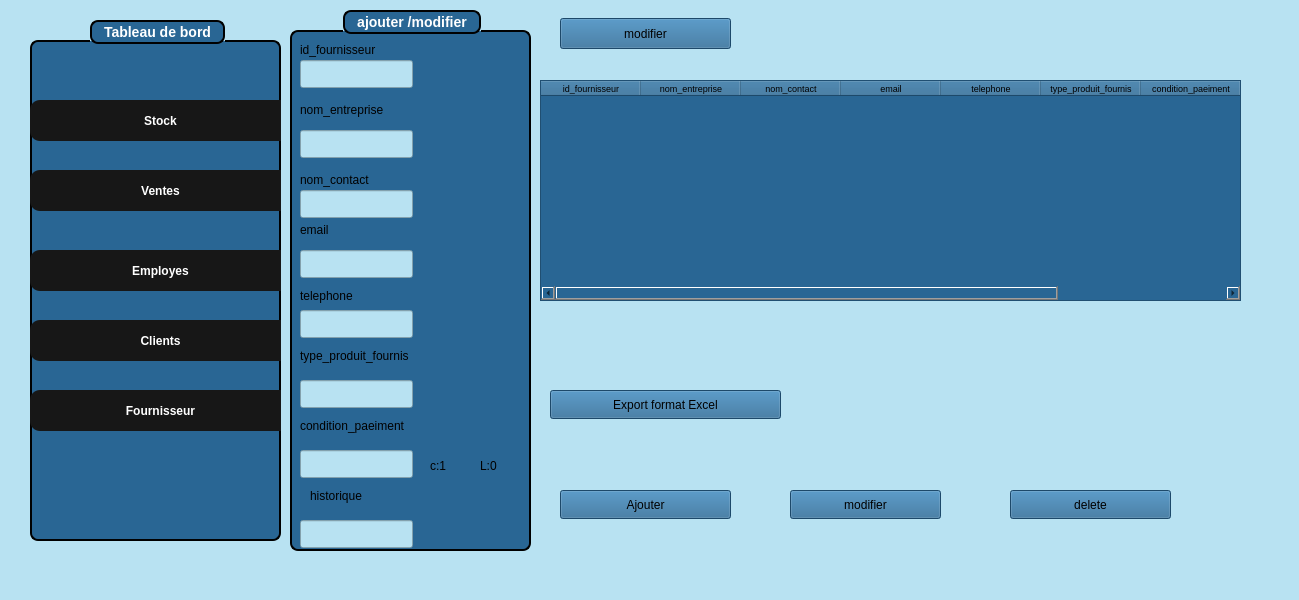
<?xml version="1.0" encoding="UTF-8"?>
<ui version="4.0">
 <class>FournisseurWindow</class>
 <widget class="QMainWindow" name="FournisseurWindow">
  <property name="geometry">
   <rect>
    <x>0</x>
    <y>0</y>
    <width>1299</width>
    <height>600</height>
   </rect>
  </property>
  <property name="windowTitle">
   <string>Gestion des Fournisseurs</string>
  </property>
  <property name="styleSheet">
   <string notr="true">background-color: rgb(184, 226, 242);</string>
  </property>
  <widget class="QWidget" name="centralwidget">
   <widget class="QStackedWidget" name="stackedWidget">
    <property name="geometry">
     <rect>
      <x>290</x>
      <y>-10</y>
      <width>951</width>
      <height>591</height>
     </rect>
    </property>
    <property name="currentIndex">
     <number>0</number>
    </property>
    <widget class="QWidget" name="page">
     <widget class="QPushButton" name="pushButton_6">
      <property name="geometry">
       <rect>
        <x>260</x>
        <y>400</y>
        <width>231</width>
        <height>29</height>
       </rect>
      </property>
      <property name="styleSheet">
       <string notr="true"> background-color: rgb(41, 102, 148);</string>
      </property>
      <property name="text">
       <string>Export format Excel</string>
      </property>
     </widget>
     <widget class="QTableWidget" name="tableWidget_2">
      <property name="geometry">
       <rect>
        <x>250</x>
        <y>90</y>
        <width>701</width>
        <height>221</height>
       </rect>
      </property>
      <property name="styleSheet">
       <string notr="true"> background-color: rgb(41, 102, 148);</string>
      </property>
      <column>
       <property name="text">
        <string>id_fournisseur</string>
       </property>
       <property name="font">
        <font>
         <pointsize>7</pointsize>
        </font>
       </property>
      </column>
      <column>
       <property name="text">
        <string>nom_entreprise</string>
       </property>
       <property name="font">
        <font>
         <pointsize>7</pointsize>
        </font>
       </property>
      </column>
      <column>
       <property name="text">
        <string>nom_contact</string>
       </property>
       <property name="font">
        <font>
         <pointsize>7</pointsize>
        </font>
       </property>
      </column>
      <column>
       <property name="text">
        <string>email</string>
       </property>
       <property name="font">
        <font>
         <pointsize>7</pointsize>
        </font>
       </property>
      </column>
      <column>
       <property name="text">
        <string>telephone</string>
       </property>
       <property name="font">
        <font>
         <pointsize>7</pointsize>
        </font>
       </property>
      </column>
      <column>
       <property name="text">
        <string>type_produit_fournis</string>
       </property>
       <property name="font">
        <font>
         <pointsize>7</pointsize>
        </font>
       </property>
      </column>
      <column>
       <property name="text">
        <string>condition_paeiment</string>
       </property>
       <property name="font">
        <font>
         <pointsize>7</pointsize>
        </font>
       </property>
      </column>
      <column>
       <property name="text">
        <string>historique</string>
       </property>
       <property name="font">
        <font>
         <pointsize>7</pointsize>
        </font>
       </property>
      </column>
     </widget>
     <widget class="QPushButton" name="pushButton_ajouter">
      <property name="geometry">
       <rect>
        <x>270</x>
        <y>500</y>
        <width>171</width>
        <height>29</height>
       </rect>
      </property>
      <property name="styleSheet">
       <string notr="true"> background-color: rgb(41, 102, 148);</string>
      </property>
      <property name="text">
       <string>Ajouter</string>
      </property>
     </widget>
     <widget class="QPushButton" name="pushButton_modifier">
      <property name="geometry">
       <rect>
        <x>500</x>
        <y>500</y>
        <width>151</width>
        <height>29</height>
       </rect>
      </property>
      <property name="styleSheet">
       <string notr="true"> background-color: rgb(41, 102, 148);</string>
      </property>
      <property name="text">
       <string>modifier</string>
      </property>
     </widget>
     <widget class="QPushButton" name="pushButton_delete">
      <property name="geometry">
       <rect>
        <x>720</x>
        <y>500</y>
        <width>161</width>
        <height>29</height>
       </rect>
      </property>
      <property name="styleSheet">
       <string notr="true"> background-color: rgb(41, 102, 148);</string>
      </property>
      <property name="text">
       <string>delete</string>
      </property>
     </widget>
     <widget class="QGroupBox" name="groupBox_2">
      <property name="geometry">
       <rect>
        <x>0</x>
        <y>20</y>
        <width>241</width>
        <height>541</height>
       </rect>
      </property>
      <property name="styleSheet">
       <string notr="true">QGroupBox {
    background-color: rgb(41, 102, 148);   /* blue background */
    border: 2px solid black;               /* black border, 2px wide */
    border-radius: 8px;                    /* rounded corners */
    margin-top: 20px;                      /* space for the title */
    color: white;                          /* title text color */
    font-weight: bold;
    font-size: 14px;
}

QGroupBox::title {
 border: 2px solid black;               /* black border, 2px wide */
    border-radius: 8px;     
background-color: rgb(41, 102, 148);
    subcontrol-origin: margin;
    subcontrol-position: top center;       /* title centered */
    padding: 2px 10px;
}
</string>
      </property>
      <property name="title">
       <string>ajouter /modifier</string>
      </property>
      <widget class="QLabel" name="label">
       <property name="geometry">
        <rect>
         <x>10</x>
         <y>30</y>
         <width>111</width>
         <height>20</height>
        </rect>
       </property>
       <property name="styleSheet">
        <string notr="true"> background-color: rgb(41, 102, 148); 
</string>
       </property>
       <property name="text">
        <string>id_fournisseur</string>
       </property>
      </widget>
      <widget class="QLabel" name="label_6">
       <property name="geometry">
        <rect>
         <x>10</x>
         <y>90</y>
         <width>101</width>
         <height>20</height>
        </rect>
       </property>
       <property name="styleSheet">
        <string notr="true"> background-color: rgb(41, 102, 148); 
</string>
       </property>
       <property name="text">
        <string>nom_entreprise</string>
       </property>
      </widget>
      <widget class="QLabel" name="label_2">
       <property name="geometry">
        <rect>
         <x>10</x>
         <y>160</y>
         <width>101</width>
         <height>20</height>
        </rect>
       </property>
       <property name="styleSheet">
        <string notr="true"> background-color: rgb(41, 102, 148); 
</string>
       </property>
       <property name="text">
        <string>nom_contact</string>
       </property>
      </widget>
      <widget class="QLabel" name="label_3">
       <property name="geometry">
        <rect>
         <x>10</x>
         <y>210</y>
         <width>101</width>
         <height>20</height>
        </rect>
       </property>
       <property name="styleSheet">
        <string notr="true"> background-color: rgb(41, 102, 148); 
</string>
       </property>
       <property name="text">
        <string>email</string>
       </property>
      </widget>
      <widget class="QLabel" name="label_4">
       <property name="geometry">
        <rect>
         <x>10</x>
         <y>270</y>
         <width>161</width>
         <height>31</height>
        </rect>
       </property>
       <property name="styleSheet">
        <string notr="true"> background-color: rgb(41, 102, 148); 
</string>
       </property>
       <property name="text">
        <string>telephone</string>
       </property>
      </widget>
      <widget class="QLineEdit" name="lineEdit">
       <property name="geometry">
        <rect>
         <x>10</x>
         <y>50</y>
         <width>113</width>
         <height>28</height>
        </rect>
       </property>
       <property name="text">
        <string/>
       </property>
      </widget>
      <widget class="QLineEdit" name="lineEdit_3">
       <property name="geometry">
        <rect>
         <x>10</x>
         <y>120</y>
         <width>113</width>
         <height>28</height>
        </rect>
       </property>
       <property name="text">
        <string/>
       </property>
      </widget>
      <widget class="QLineEdit" name="lineEdit_4">
       <property name="geometry">
        <rect>
         <x>10</x>
         <y>180</y>
         <width>113</width>
         <height>28</height>
        </rect>
       </property>
       <property name="text">
        <string/>
       </property>
      </widget>
      <widget class="QLineEdit" name="lineEdit_5">
       <property name="geometry">
        <rect>
         <x>10</x>
         <y>240</y>
         <width>113</width>
         <height>28</height>
        </rect>
       </property>
       <property name="text">
        <string/>
       </property>
      </widget>
      <widget class="QLineEdit" name="lineEdit_6">
       <property name="geometry">
        <rect>
         <x>10</x>
         <y>300</y>
         <width>113</width>
         <height>28</height>
        </rect>
       </property>
       <property name="text">
        <string/>
       </property>
      </widget>
      <widget class="QLineEdit" name="lineEdit_11">
       <property name="geometry">
        <rect>
         <x>10</x>
         <y>510</y>
         <width>113</width>
         <height>28</height>
        </rect>
       </property>
       <property name="text">
        <string/>
       </property>
      </widget>
      <widget class="QLineEdit" name="lineEdit_12">
       <property name="geometry">
        <rect>
         <x>10</x>
         <y>440</y>
         <width>113</width>
         <height>28</height>
        </rect>
       </property>
       <property name="text">
        <string/>
       </property>
      </widget>
      <widget class="QLineEdit" name="lineEdit_13">
       <property name="geometry">
        <rect>
         <x>10</x>
         <y>370</y>
         <width>113</width>
         <height>28</height>
        </rect>
       </property>
       <property name="text">
        <string/>
       </property>
      </widget>
      <widget class="QLabel" name="label_11">
       <property name="geometry">
        <rect>
         <x>10</x>
         <y>330</y>
         <width>161</width>
         <height>31</height>
        </rect>
       </property>
       <property name="styleSheet">
        <string notr="true"> background-color: rgb(41, 102, 148); 
</string>
       </property>
       <property name="text">
        <string>type_produit_fournis</string>
       </property>
      </widget>
      <widget class="QLabel" name="label_12">
       <property name="geometry">
        <rect>
         <x>20</x>
         <y>470</y>
         <width>161</width>
         <height>31</height>
        </rect>
       </property>
       <property name="styleSheet">
        <string notr="true"> background-color: rgb(41, 102, 148); 
</string>
       </property>
       <property name="text">
        <string>historique</string>
       </property>
      </widget>
      <widget class="QLabel" name="label_13">
       <property name="geometry">
        <rect>
         <x>10</x>
         <y>400</y>
         <width>161</width>
         <height>31</height>
        </rect>
       </property>
       <property name="styleSheet">
        <string notr="true"> background-color: rgb(41, 102, 148); 
</string>
       </property>
       <property name="text">
        <string>condition_paeiment</string>
       </property>
      </widget>
      <widget class="QLabel" name="label_14">
       <property name="geometry">
        <rect>
         <x>140</x>
         <y>440</y>
         <width>21</width>
         <height>31</height>
        </rect>
       </property>
       <property name="styleSheet">
        <string notr="true"> background-color: rgb(41, 102, 148); 
</string>
       </property>
       <property name="text">
        <string>c:1</string>
       </property>
      </widget>
      <widget class="QLabel" name="label_15">
       <property name="geometry">
        <rect>
         <x>190</x>
         <y>440</y>
         <width>21</width>
         <height>31</height>
        </rect>
       </property>
       <property name="styleSheet">
        <string notr="true"> background-color: rgb(41, 102, 148); 
</string>
       </property>
       <property name="text">
        <string>L:0</string>
       </property>
      </widget>
     </widget>
     <widget class="QPushButton" name="pushButton_modifier_3">
      <property name="geometry">
       <rect>
        <x>270</x>
        <y>28</y>
        <width>171</width>
        <height>31</height>
       </rect>
      </property>
      <property name="styleSheet">
       <string notr="true"> background-color: rgb(41, 102, 148);</string>
      </property>
      <property name="text">
       <string>modifier</string>
      </property>
     </widget>
    </widget>
    <widget class="QWidget" name="page_2"/>
   </widget>
   <widget class="QGroupBox" name="groupBox">
    <property name="geometry">
     <rect>
      <x>30</x>
      <y>20</y>
      <width>251</width>
      <height>521</height>
     </rect>
    </property>
    <property name="styleSheet">
     <string notr="true">QGroupBox {
    background-color: rgb(41, 102, 148);   /* blue background */
    border: 2px solid black;               /* black border, 2px wide */
    border-radius: 8px;                    /* rounded corners */
    margin-top: 20px;                      /* space for the title */
    color: white;                          /* title text color */
    font-weight: bold;
    font-size: 14px;
}

QGroupBox::title {
 border: 2px solid black;               /* black border, 2px wide */
    border-radius: 8px;     
background-color: rgb(41, 102, 148);
    subcontrol-origin: margin;
    subcontrol-position: top center;       /* title centered */
    padding: 2px 10px;
}</string>
    </property>
    <property name="title">
     <string>Tableau de bord</string>
    </property>
    <widget class="QPushButton" name="pushButton">
     <property name="geometry">
      <rect>
       <x>0</x>
       <y>80</y>
       <width>261</width>
       <height>41</height>
      </rect>
     </property>
     <property name="styleSheet">
      <string notr="true">#pushButton{
    font-family: Arial, Helvetica, sans-serif;
    font-weight: bold;
    color: white;
    background-color: #171717;
    padding: 10px 20px;
    border: none;
    border-radius: 10px;
}

#pushButton:hover {
    background-color: #0c66ed; /* hover effect */
}

#pushButton:pressed {
    background-color: #094bb0; /* pressed effect */
}</string>
     </property>
     <property name="text">
      <string>Stock</string>
     </property>
    </widget>
    <widget class="QPushButton" name="pushButton_2">
     <property name="geometry">
      <rect>
       <x>0</x>
       <y>150</y>
       <width>261</width>
       <height>41</height>
      </rect>
     </property>
     <property name="styleSheet">
      <string notr="true">#pushButton_2 {
    font-family: Arial, Helvetica, sans-serif;
    font-weight: bold;
    color: white;
    background-color: #171717;
    padding: 10px 20px;
    border: none;
    border-radius: 10px;
}

#pushButton_2:hover {
    background-color: #0c66ed; /* hover effect */
}

#pushButton_2:pressed {
    background-color: #094bb0; /* pressed effect */
}</string>
     </property>
     <property name="text">
      <string>Ventes</string>
     </property>
    </widget>
    <widget class="QPushButton" name="pushButton_3">
     <property name="geometry">
      <rect>
       <x>0</x>
       <y>300</y>
       <width>261</width>
       <height>41</height>
      </rect>
     </property>
     <property name="styleSheet">
      <string notr="true">#pushButton_3 {
    font-family: Arial, Helvetica, sans-serif;
    font-weight: bold;
    color: white;
    background-color: #171717;
    padding: 10px 20px;
    border: none;
    border-radius: 10px;
}

#pushButton_3:hover {
    background-color: #0c66ed; /* hover effect */
}

#pushButton_3:pressed {
    background-color: #094bb0; /* pressed effect */
}</string>
     </property>
     <property name="text">
      <string>Clients</string>
     </property>
    </widget>
    <widget class="QPushButton" name="pushButton_4">
     <property name="geometry">
      <rect>
       <x>0</x>
       <y>230</y>
       <width>261</width>
       <height>41</height>
      </rect>
     </property>
     <property name="styleSheet">
      <string notr="true">#pushButton_4 {
    font-family: Arial, Helvetica, sans-serif;
    font-weight: bold;
    color: white;
    background-color: #171717;
    padding: 10px 20px;
    border: none;
    border-radius: 10px;
}

#pushButton_4:hover {
    background-color: #0c66ed; /* hover effect */
}

#pushButton_4:pressed {
    background-color: #094bb0; /* pressed effect */
}</string>
     </property>
     <property name="text">
      <string>Employes</string>
     </property>
    </widget>
    <widget class="QPushButton" name="pushButton_5">
     <property name="geometry">
      <rect>
       <x>0</x>
       <y>370</y>
       <width>261</width>
       <height>41</height>
      </rect>
     </property>
     <property name="styleSheet">
      <string notr="true">#pushButton_5 {
    font-family: Arial, Helvetica, sans-serif;
    font-weight: bold;
    color: white;
    background-color: #171717;
    padding: 10px 20px;
    border: none;
    border-radius: 10px;
}

#pushButton_5:hover {
    background-color: #0c66ed; /* hover effect */
}

#pushButton_5:pressed {
    background-color: #094bb0; /* pressed effect */
}</string>
     </property>
     <property name="text">
      <string>Fournisseur</string>
     </property>
    </widget>
   </widget>
   <widget class="QLabel" name="logoLabel">
    <property name="geometry">
     <rect>
      <x>1230</x>
      <y>10</y>
      <width>60</width>
      <height>60</height>
     </rect>
    </property>
    <property name="minimumSize">
     <size>
      <width>50</width>
      <height>50</height>
     </size>
    </property>
    <property name="maximumSize">
     <size>
      <width>60</width>
      <height>60</height>
     </size>
    </property>
    <property name="styleSheet">
     <string notr="true">background-color: transparent;</string>
    </property>
    <property name="text">
     <string/>
    </property>
    <property name="pixmap">
     <pixmap resource="resources.qrc">:/images/logof.jpg</pixmap>
    </property>
    <property name="scaledContents">
     <bool>true</bool>
    </property>
    <property name="alignment">
     <set>Qt::AlignmentFlag::AlignCenter</set>
    </property>
   </widget>
  </widget>
  <widget class="QMenuBar" name="menubar">
   <property name="geometry">
    <rect>
     <x>0</x>
     <y>0</y>
     <width>1299</width>
     <height>25</height>
    </rect>
   </property>
  </widget>
  <widget class="QStatusBar" name="statusbar"/>
 </widget>
 <resources>
  <include location="resources.qrc"/>
 </resources>
 <connections/>
</ui>
